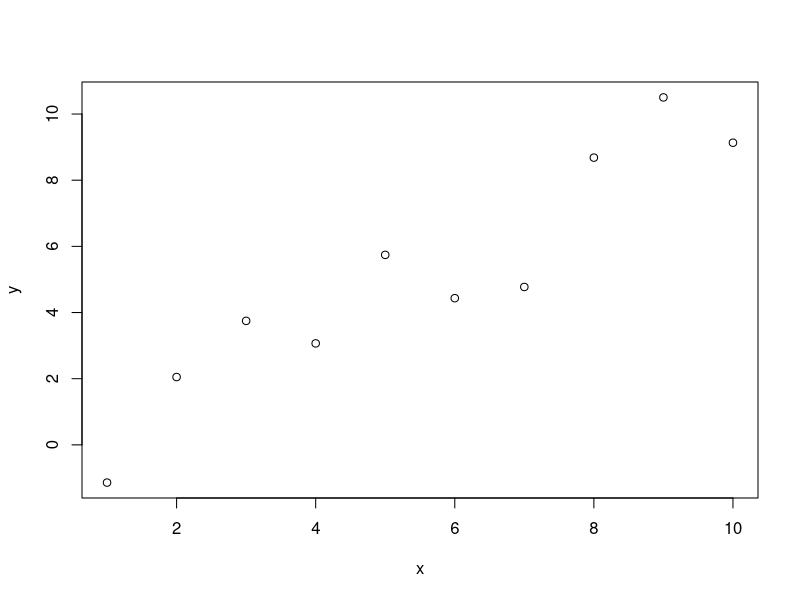

Recreate this plot in R.
## ---- chunk 1
height <- c(60, 62, 71, 69, 72, 61, 61, 65)
mean(height)
## ---- chunk 2
x <- c(1,2,3,4,5,6,7,8,9,10)
y <- rnorm(10, mean=x)
plot(x,y)
